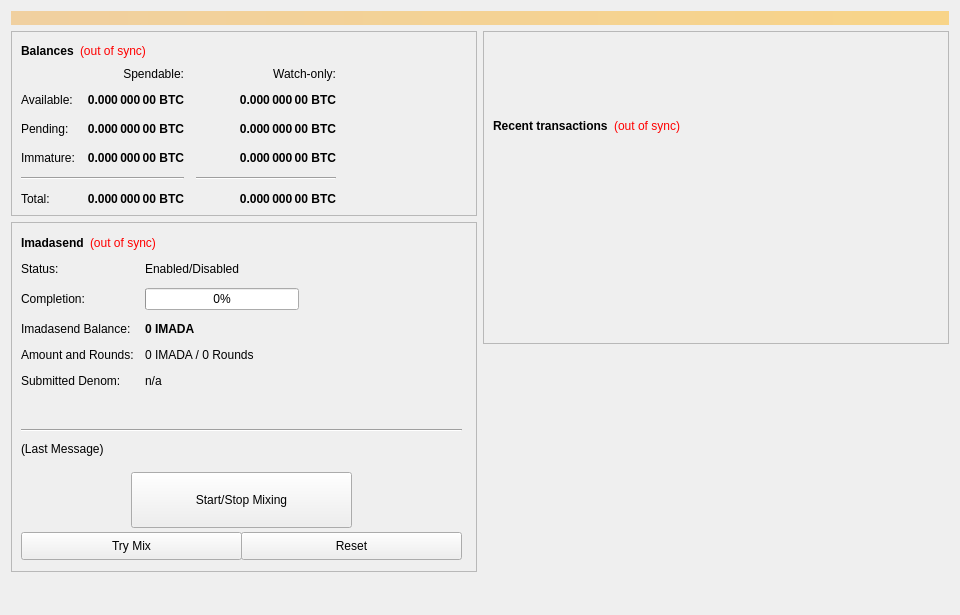
<?xml version="1.0" encoding="UTF-8"?>
<ui version="4.0">
 <class>SmartTokenConfig</class>
 <widget class="QWidget" name="SmartTokenConfig">
  <property name="geometry">
   <rect>
    <x>0</x>
    <y>0</y>
    <width>960</width>
    <height>615</height>
   </rect>
  </property>
  <property name="minimumSize">
   <size>
    <width>960</width>
    <height>0</height>
   </size>
  </property>
  <property name="windowTitle">
   <string>Form</string>
  </property>
  <layout class="QVBoxLayout" name="topLayout">
   <item>
    <widget class="QLabel" name="labelAlerts">
     <property name="visible">
      <bool>false</bool>
     </property>
     <property name="styleSheet">
      <string notr="true">background-color: qlineargradient(x1: 0, y1: 0, x2: 1, y2: 0, stop:0 #F0D0A0, stop:1 #F8D488); color:#000000;</string>
     </property>
     <property name="wordWrap">
      <bool>true</bool>
     </property>
     <property name="margin">
      <number>3</number>
     </property>
    </widget>
   </item>
   <item>
    <layout class="QHBoxLayout" name="horizontalLayout" stretch="1,1">
     <item>
      <layout class="QVBoxLayout" name="verticalLayout_2">
       <item>
        <widget class="QFrame" name="frame">
         <property name="frameShape">
          <enum>QFrame::StyledPanel</enum>
         </property>
         <property name="frameShadow">
          <enum>QFrame::Raised</enum>
         </property>
         <layout class="QVBoxLayout" name="verticalLayout_4">
          <item>
           <layout class="QHBoxLayout" name="horizontalLayout_4">
            <item>
             <widget class="QLabel" name="label_5">
              <property name="font">
               <font>
                <weight>75</weight>
                <bold>true</bold>
               </font>
              </property>
              <property name="text">
               <string>Balances</string>
              </property>
             </widget>
            </item>
            <item>
             <widget class="QLabel" name="labelWalletStatus">
              <property name="cursor">
               <cursorShape>WhatsThisCursor</cursorShape>
              </property>
              <property name="toolTip">
               <string>The displayed information may be out of date. Your wallet automatically synchronizes with the IMADA network after a connection is established, but this process has not completed yet.</string>
              </property>
              <property name="styleSheet">
               <string notr="true">QLabel { color: red; }</string>
              </property>
              <property name="text">
               <string notr="true">(out of sync)</string>
              </property>
              <property name="alignment">
               <set>Qt::AlignLeading|Qt::AlignLeft|Qt::AlignVCenter</set>
              </property>
             </widget>
            </item>
            <item>
             <spacer name="horizontalSpacer_3">
              <property name="orientation">
               <enum>Qt::Horizontal</enum>
              </property>
              <property name="sizeHint" stdset="0">
               <size>
                <width>40</width>
                <height>20</height>
               </size>
              </property>
             </spacer>
            </item>
           </layout>
          </item>
          <item>
           <layout class="QGridLayout" name="gridLayout">
            <property name="spacing">
             <number>12</number>
            </property>
            <item row="2" column="2">
             <widget class="QLabel" name="labelWatchPending">
              <property name="font">
               <font>
                <weight>75</weight>
                <bold>true</bold>
               </font>
              </property>
              <property name="cursor">
               <cursorShape>IBeamCursor</cursorShape>
              </property>
              <property name="toolTip">
               <string>Unconfirmed transactions to watch-only addresses</string>
              </property>
              <property name="text">
               <string notr="true">0.000 000 00 BTC</string>
              </property>
              <property name="alignment">
               <set>Qt::AlignRight|Qt::AlignTrailing|Qt::AlignVCenter</set>
              </property>
              <property name="textInteractionFlags">
               <set>Qt::LinksAccessibleByMouse|Qt::TextSelectableByKeyboard|Qt::TextSelectableByMouse</set>
              </property>
             </widget>
            </item>
            <item row="2" column="1">
             <widget class="QLabel" name="labelUnconfirmed">
              <property name="font">
               <font>
                <weight>75</weight>
                <bold>true</bold>
               </font>
              </property>
              <property name="cursor">
               <cursorShape>IBeamCursor</cursorShape>
              </property>
              <property name="toolTip">
               <string>Total of transactions that have yet to be confirmed, and do not yet count toward the spendable balance</string>
              </property>
              <property name="text">
               <string notr="true">0.000 000 00 BTC</string>
              </property>
              <property name="alignment">
               <set>Qt::AlignRight|Qt::AlignTrailing|Qt::AlignVCenter</set>
              </property>
              <property name="textInteractionFlags">
               <set>Qt::LinksAccessibleByMouse|Qt::TextSelectableByKeyboard|Qt::TextSelectableByMouse</set>
              </property>
             </widget>
            </item>
            <item row="3" column="2">
             <widget class="QLabel" name="labelWatchImmature">
              <property name="font">
               <font>
                <weight>75</weight>
                <bold>true</bold>
               </font>
              </property>
              <property name="cursor">
               <cursorShape>IBeamCursor</cursorShape>
              </property>
              <property name="toolTip">
               <string>Staked or masternode rewards in watch-only addresses that has not yet matured</string>
              </property>
              <property name="text">
               <string notr="true">0.000 000 00 BTC</string>
              </property>
              <property name="alignment">
               <set>Qt::AlignRight|Qt::AlignTrailing|Qt::AlignVCenter</set>
              </property>
              <property name="textInteractionFlags">
               <set>Qt::LinksAccessibleByMouse|Qt::TextSelectableByKeyboard|Qt::TextSelectableByMouse</set>
              </property>
             </widget>
            </item>
            <item row="4" column="0" colspan="2">
             <widget class="Line" name="lineSpendableBalance">
              <property name="orientation">
               <enum>Qt::Horizontal</enum>
              </property>
             </widget>
            </item>
            <item row="4" column="2">
             <widget class="Line" name="lineWatchBalance">
              <property name="sizePolicy">
               <sizepolicy hsizetype="Preferred" vsizetype="Fixed">
                <horstretch>0</horstretch>
                <verstretch>0</verstretch>
               </sizepolicy>
              </property>
              <property name="minimumSize">
               <size>
                <width>140</width>
                <height>0</height>
               </size>
              </property>
              <property name="orientation">
               <enum>Qt::Horizontal</enum>
              </property>
             </widget>
            </item>
            <item row="5" column="0">
             <widget class="QLabel" name="labelTotalText">
              <property name="text">
               <string>Total:</string>
              </property>
             </widget>
            </item>
            <item row="3" column="1">
             <widget class="QLabel" name="labelImmature">
              <property name="font">
               <font>
                <weight>75</weight>
                <bold>true</bold>
               </font>
              </property>
              <property name="cursor">
               <cursorShape>IBeamCursor</cursorShape>
              </property>
              <property name="toolTip">
               <string>Staked or masternode rewards that has not yet matured</string>
              </property>
              <property name="text">
               <string notr="true">0.000 000 00 BTC</string>
              </property>
              <property name="alignment">
               <set>Qt::AlignRight|Qt::AlignTrailing|Qt::AlignVCenter</set>
              </property>
              <property name="textInteractionFlags">
               <set>Qt::LinksAccessibleByMouse|Qt::TextSelectableByKeyboard|Qt::TextSelectableByMouse</set>
              </property>
             </widget>
            </item>
            <item row="2" column="3">
             <spacer name="horizontalSpacer_2">
              <property name="orientation">
               <enum>Qt::Horizontal</enum>
              </property>
              <property name="sizeHint" stdset="0">
               <size>
                <width>40</width>
                <height>20</height>
               </size>
              </property>
             </spacer>
            </item>
            <item row="3" column="0">
             <widget class="QLabel" name="labelImmatureText">
              <property name="text">
               <string>Immature:</string>
              </property>
             </widget>
            </item>
            <item row="5" column="1">
             <widget class="QLabel" name="labelTotal">
              <property name="font">
               <font>
                <weight>75</weight>
                <bold>true</bold>
               </font>
              </property>
              <property name="cursor">
               <cursorShape>IBeamCursor</cursorShape>
              </property>
              <property name="toolTip">
               <string>Your current total balance</string>
              </property>
              <property name="text">
               <string notr="true">0.000 000 00 BTC</string>
              </property>
              <property name="alignment">
               <set>Qt::AlignRight|Qt::AlignTrailing|Qt::AlignVCenter</set>
              </property>
              <property name="textInteractionFlags">
               <set>Qt::LinksAccessibleByMouse|Qt::TextSelectableByKeyboard|Qt::TextSelectableByMouse</set>
              </property>
             </widget>
            </item>
            <item row="5" column="2">
             <widget class="QLabel" name="labelWatchTotal">
              <property name="font">
               <font>
                <weight>75</weight>
                <bold>true</bold>
               </font>
              </property>
              <property name="cursor">
               <cursorShape>IBeamCursor</cursorShape>
              </property>
              <property name="toolTip">
               <string>Current total balance in watch-only addresses</string>
              </property>
              <property name="text">
               <string notr="true">0.000 000 00 BTC</string>
              </property>
              <property name="alignment">
               <set>Qt::AlignRight|Qt::AlignTrailing|Qt::AlignVCenter</set>
              </property>
              <property name="textInteractionFlags">
               <set>Qt::LinksAccessibleByMouse|Qt::TextSelectableByKeyboard|Qt::TextSelectableByMouse</set>
              </property>
             </widget>
            </item>
            <item row="0" column="2">
             <widget class="QLabel" name="labelWatchonly">
              <property name="text">
               <string>Watch-only:</string>
              </property>
              <property name="alignment">
               <set>Qt::AlignRight|Qt::AlignTrailing|Qt::AlignVCenter</set>
              </property>
             </widget>
            </item>
            <item row="1" column="0">
             <widget class="QLabel" name="labelBalanceText">
              <property name="text">
               <string>Available:</string>
              </property>
             </widget>
            </item>
            <item row="1" column="1">
             <widget class="QLabel" name="labelBalance">
              <property name="font">
               <font>
                <weight>75</weight>
                <bold>true</bold>
               </font>
              </property>
              <property name="cursor">
               <cursorShape>IBeamCursor</cursorShape>
              </property>
              <property name="toolTip">
               <string>Your current spendable balance</string>
              </property>
              <property name="text">
               <string notr="true">0.000 000 00 BTC</string>
              </property>
              <property name="alignment">
               <set>Qt::AlignRight|Qt::AlignTrailing|Qt::AlignVCenter</set>
              </property>
              <property name="textInteractionFlags">
               <set>Qt::LinksAccessibleByMouse|Qt::TextSelectableByKeyboard|Qt::TextSelectableByMouse</set>
              </property>
             </widget>
            </item>
            <item row="1" column="2">
             <widget class="QLabel" name="labelWatchAvailable">
              <property name="font">
               <font>
                <weight>75</weight>
                <bold>true</bold>
               </font>
              </property>
              <property name="cursor">
               <cursorShape>IBeamCursor</cursorShape>
              </property>
              <property name="toolTip">
               <string>Your current balance in watch-only addresses</string>
              </property>
              <property name="text">
               <string notr="true">0.000 000 00 BTC</string>
              </property>
              <property name="alignment">
               <set>Qt::AlignRight|Qt::AlignTrailing|Qt::AlignVCenter</set>
              </property>
              <property name="textInteractionFlags">
               <set>Qt::LinksAccessibleByMouse|Qt::TextSelectableByKeyboard|Qt::TextSelectableByMouse</set>
              </property>
             </widget>
            </item>
            <item row="2" column="0">
             <widget class="QLabel" name="labelPendingText">
              <property name="text">
               <string>Pending:</string>
              </property>
             </widget>
            </item>
            <item row="0" column="1">
             <widget class="QLabel" name="labelSpendable">
              <property name="text">
               <string>Spendable:</string>
              </property>
              <property name="alignment">
               <set>Qt::AlignRight|Qt::AlignTrailing|Qt::AlignVCenter</set>
              </property>
             </widget>
            </item>
           </layout>
          </item>
         </layout>
        </widget>
       </item>
       <item>
        <widget class="QFrame" name="frameObfuscation">
         <property name="minimumSize">
          <size>
           <width>0</width>
           <height>350</height>
          </size>
         </property>
         <property name="layoutDirection">
          <enum>Qt::LeftToRight</enum>
         </property>
         <property name="frameShape">
          <enum>QFrame::StyledPanel</enum>
         </property>
         <property name="frameShadow">
          <enum>QFrame::Raised</enum>
         </property>
         <widget class="QWidget" name="formLayoutWidget">
          <property name="geometry">
           <rect>
            <x>10</x>
            <y>40</y>
            <width>451</width>
            <height>161</height>
           </rect>
          </property>
          <layout class="QFormLayout" name="formLayout">
           <property name="fieldGrowthPolicy">
            <enum>QFormLayout::AllNonFixedFieldsGrow</enum>
           </property>
           <property name="horizontalSpacing">
            <number>11</number>
           </property>
           <property name="verticalSpacing">
            <number>12</number>
           </property>
           <item row="0" column="0">
            <widget class="QLabel" name="label_6">
             <property name="text">
              <string>Status:</string>
             </property>
            </widget>
           </item>
           <item row="1" column="0">
            <widget class="QLabel" name="label_7">
             <property name="text">
              <string>Completion:</string>
             </property>
            </widget>
           </item>
           <item row="1" column="1">
            <widget class="QProgressBar" name="obfuscationProgress">
             <property name="maximumSize">
              <size>
               <width>154</width>
               <height>16777215</height>
              </size>
             </property>
             <property name="value">
              <number>0</number>
             </property>
            </widget>
           </item>
           <item row="2" column="0">
            <widget class="QLabel" name="labelAnonymizedText">
             <property name="text">
              <string>Imadasend Balance:</string>
             </property>
            </widget>
           </item>
           <item row="2" column="1">
            <widget class="QLabel" name="labelAnonymized">
             <property name="font">
              <font>
               <weight>75</weight>
               <bold>true</bold>
              </font>
             </property>
             <property name="text">
              <string notr="true">0 IMADA</string>
             </property>
            </widget>
           </item>
           <item row="3" column="0">
            <widget class="QLabel" name="label_8">
             <property name="text">
              <string>Amount and Rounds:</string>
             </property>
            </widget>
           </item>
           <item row="3" column="1">
            <widget class="QLabel" name="labelAmountRounds">
             <property name="text">
              <string>0 IMADA / 0 Rounds</string>
             </property>
            </widget>
           </item>
           <item row="4" column="0">
            <widget class="QLabel" name="label_9">
             <property name="text">
              <string>Submitted Denom:</string>
             </property>
            </widget>
           </item>
           <item row="4" column="1">
            <widget class="QLabel" name="labelSubmittedDenom">
             <property name="toolTip">
              <string>The denominations you submitted to the Masternode.&lt;br&gt;To mix, other users must submit the exact same denominations.</string>
             </property>
             <property name="text">
              <string>n/a</string>
             </property>
            </widget>
           </item>
           <item row="0" column="1">
            <widget class="QLabel" name="ImadasendEnabled">
             <property name="text">
              <string>Enabled/Disabled</string>
             </property>
            </widget>
           </item>
          </layout>
         </widget>
         <widget class="QPushButton" name="runAutoDenom">
          <property name="geometry">
           <rect>
            <x>251</x>
            <y>17</y>
            <width>1</width>
            <height>1</height>
           </rect>
          </property>
          <property name="palette">
           <palette>
            <active>
             <colorrole role="WindowText">
              <brush brushstyle="SolidPattern">
               <color alpha="255">
                <red>0</red>
                <green>0</green>
                <blue>0</blue>
               </color>
              </brush>
             </colorrole>
             <colorrole role="Button">
              <brush brushstyle="SolidPattern">
               <color alpha="255">
                <red>239</red>
                <green>238</green>
                <blue>238</blue>
               </color>
              </brush>
             </colorrole>
             <colorrole role="Light">
              <brush brushstyle="SolidPattern">
               <color alpha="255">
                <red>255</red>
                <green>255</green>
                <blue>255</blue>
               </color>
              </brush>
             </colorrole>
             <colorrole role="Midlight">
              <brush brushstyle="SolidPattern">
               <color alpha="255">
                <red>247</red>
                <green>246</green>
                <blue>246</blue>
               </color>
              </brush>
             </colorrole>
             <colorrole role="Dark">
              <brush brushstyle="SolidPattern">
               <color alpha="255">
                <red>119</red>
                <green>119</green>
                <blue>119</blue>
               </color>
              </brush>
             </colorrole>
             <colorrole role="Mid">
              <brush brushstyle="SolidPattern">
               <color alpha="255">
                <red>159</red>
                <green>159</green>
                <blue>159</blue>
               </color>
              </brush>
             </colorrole>
             <colorrole role="Text">
              <brush brushstyle="SolidPattern">
               <color alpha="255">
                <red>0</red>
                <green>0</green>
                <blue>0</blue>
               </color>
              </brush>
             </colorrole>
             <colorrole role="BrightText">
              <brush brushstyle="SolidPattern">
               <color alpha="255">
                <red>255</red>
                <green>255</green>
                <blue>255</blue>
               </color>
              </brush>
             </colorrole>
             <colorrole role="ButtonText">
              <brush brushstyle="SolidPattern">
               <color alpha="255">
                <red>0</red>
                <green>0</green>
                <blue>0</blue>
               </color>
              </brush>
             </colorrole>
             <colorrole role="Base">
              <brush brushstyle="SolidPattern">
               <color alpha="255">
                <red>255</red>
                <green>255</green>
                <blue>255</blue>
               </color>
              </brush>
             </colorrole>
             <colorrole role="Window">
              <brush brushstyle="SolidPattern">
               <color alpha="255">
                <red>239</red>
                <green>238</green>
                <blue>238</blue>
               </color>
              </brush>
             </colorrole>
             <colorrole role="Shadow">
              <brush brushstyle="SolidPattern">
               <color alpha="255">
                <red>0</red>
                <green>0</green>
                <blue>0</blue>
               </color>
              </brush>
             </colorrole>
             <colorrole role="AlternateBase">
              <brush brushstyle="SolidPattern">
               <color alpha="255">
                <red>247</red>
                <green>246</green>
                <blue>246</blue>
               </color>
              </brush>
             </colorrole>
             <colorrole role="ToolTipBase">
              <brush brushstyle="SolidPattern">
               <color alpha="255">
                <red>255</red>
                <green>255</green>
                <blue>220</blue>
               </color>
              </brush>
             </colorrole>
             <colorrole role="ToolTipText">
              <brush brushstyle="SolidPattern">
               <color alpha="255">
                <red>0</red>
                <green>0</green>
                <blue>0</blue>
               </color>
              </brush>
             </colorrole>
            </active>
            <inactive>
             <colorrole role="WindowText">
              <brush brushstyle="SolidPattern">
               <color alpha="255">
                <red>0</red>
                <green>0</green>
                <blue>0</blue>
               </color>
              </brush>
             </colorrole>
             <colorrole role="Button">
              <brush brushstyle="SolidPattern">
               <color alpha="255">
                <red>239</red>
                <green>238</green>
                <blue>238</blue>
               </color>
              </brush>
             </colorrole>
             <colorrole role="Light">
              <brush brushstyle="SolidPattern">
               <color alpha="255">
                <red>255</red>
                <green>255</green>
                <blue>255</blue>
               </color>
              </brush>
             </colorrole>
             <colorrole role="Midlight">
              <brush brushstyle="SolidPattern">
               <color alpha="255">
                <red>247</red>
                <green>246</green>
                <blue>246</blue>
               </color>
              </brush>
             </colorrole>
             <colorrole role="Dark">
              <brush brushstyle="SolidPattern">
               <color alpha="255">
                <red>119</red>
                <green>119</green>
                <blue>119</blue>
               </color>
              </brush>
             </colorrole>
             <colorrole role="Mid">
              <brush brushstyle="SolidPattern">
               <color alpha="255">
                <red>159</red>
                <green>159</green>
                <blue>159</blue>
               </color>
              </brush>
             </colorrole>
             <colorrole role="Text">
              <brush brushstyle="SolidPattern">
               <color alpha="255">
                <red>0</red>
                <green>0</green>
                <blue>0</blue>
               </color>
              </brush>
             </colorrole>
             <colorrole role="BrightText">
              <brush brushstyle="SolidPattern">
               <color alpha="255">
                <red>255</red>
                <green>255</green>
                <blue>255</blue>
               </color>
              </brush>
             </colorrole>
             <colorrole role="ButtonText">
              <brush brushstyle="SolidPattern">
               <color alpha="255">
                <red>0</red>
                <green>0</green>
                <blue>0</blue>
               </color>
              </brush>
             </colorrole>
             <colorrole role="Base">
              <brush brushstyle="SolidPattern">
               <color alpha="255">
                <red>255</red>
                <green>255</green>
                <blue>255</blue>
               </color>
              </brush>
             </colorrole>
             <colorrole role="Window">
              <brush brushstyle="SolidPattern">
               <color alpha="255">
                <red>239</red>
                <green>238</green>
                <blue>238</blue>
               </color>
              </brush>
             </colorrole>
             <colorrole role="Shadow">
              <brush brushstyle="SolidPattern">
               <color alpha="255">
                <red>0</red>
                <green>0</green>
                <blue>0</blue>
               </color>
              </brush>
             </colorrole>
             <colorrole role="AlternateBase">
              <brush brushstyle="SolidPattern">
               <color alpha="255">
                <red>247</red>
                <green>246</green>
                <blue>246</blue>
               </color>
              </brush>
             </colorrole>
             <colorrole role="ToolTipBase">
              <brush brushstyle="SolidPattern">
               <color alpha="255">
                <red>255</red>
                <green>255</green>
                <blue>220</blue>
               </color>
              </brush>
             </colorrole>
             <colorrole role="ToolTipText">
              <brush brushstyle="SolidPattern">
               <color alpha="255">
                <red>0</red>
                <green>0</green>
                <blue>0</blue>
               </color>
              </brush>
             </colorrole>
            </inactive>
            <disabled>
             <colorrole role="WindowText">
              <brush brushstyle="SolidPattern">
               <color alpha="255">
                <red>119</red>
                <green>119</green>
                <blue>119</blue>
               </color>
              </brush>
             </colorrole>
             <colorrole role="Button">
              <brush brushstyle="SolidPattern">
               <color alpha="255">
                <red>239</red>
                <green>238</green>
                <blue>238</blue>
               </color>
              </brush>
             </colorrole>
             <colorrole role="Light">
              <brush brushstyle="SolidPattern">
               <color alpha="255">
                <red>255</red>
                <green>255</green>
                <blue>255</blue>
               </color>
              </brush>
             </colorrole>
             <colorrole role="Midlight">
              <brush brushstyle="SolidPattern">
               <color alpha="255">
                <red>247</red>
                <green>246</green>
                <blue>246</blue>
               </color>
              </brush>
             </colorrole>
             <colorrole role="Dark">
              <brush brushstyle="SolidPattern">
               <color alpha="255">
                <red>119</red>
                <green>119</green>
                <blue>119</blue>
               </color>
              </brush>
             </colorrole>
             <colorrole role="Mid">
              <brush brushstyle="SolidPattern">
               <color alpha="255">
                <red>159</red>
                <green>159</green>
                <blue>159</blue>
               </color>
              </brush>
             </colorrole>
             <colorrole role="Text">
              <brush brushstyle="SolidPattern">
               <color alpha="255">
                <red>119</red>
                <green>119</green>
                <blue>119</blue>
               </color>
              </brush>
             </colorrole>
             <colorrole role="BrightText">
              <brush brushstyle="SolidPattern">
               <color alpha="255">
                <red>255</red>
                <green>255</green>
                <blue>255</blue>
               </color>
              </brush>
             </colorrole>
             <colorrole role="ButtonText">
              <brush brushstyle="SolidPattern">
               <color alpha="255">
                <red>119</red>
                <green>119</green>
                <blue>119</blue>
               </color>
              </brush>
             </colorrole>
             <colorrole role="Base">
              <brush brushstyle="SolidPattern">
               <color alpha="255">
                <red>239</red>
                <green>238</green>
                <blue>238</blue>
               </color>
              </brush>
             </colorrole>
             <colorrole role="Window">
              <brush brushstyle="SolidPattern">
               <color alpha="255">
                <red>239</red>
                <green>238</green>
                <blue>238</blue>
               </color>
              </brush>
             </colorrole>
             <colorrole role="Shadow">
              <brush brushstyle="SolidPattern">
               <color alpha="255">
                <red>0</red>
                <green>0</green>
                <blue>0</blue>
               </color>
              </brush>
             </colorrole>
             <colorrole role="AlternateBase">
              <brush brushstyle="SolidPattern">
               <color alpha="255">
                <red>239</red>
                <green>238</green>
                <blue>238</blue>
               </color>
              </brush>
             </colorrole>
             <colorrole role="ToolTipBase">
              <brush brushstyle="SolidPattern">
               <color alpha="255">
                <red>255</red>
                <green>255</green>
                <blue>220</blue>
               </color>
              </brush>
             </colorrole>
             <colorrole role="ToolTipText">
              <brush brushstyle="SolidPattern">
               <color alpha="255">
                <red>0</red>
                <green>0</green>
                <blue>0</blue>
               </color>
              </brush>
             </colorrole>
            </disabled>
           </palette>
          </property>
          <property name="focusPolicy">
           <enum>Qt::NoFocus</enum>
          </property>
          <property name="autoFillBackground">
           <bool>true</bool>
          </property>
          <property name="text">
           <string/>
          </property>
          <property name="flat">
           <bool>true</bool>
          </property>
         </widget>
         <widget class="QPushButton" name="toggleObfuscation">
          <property name="geometry">
           <rect>
            <x>120</x>
            <y>250</y>
            <width>221</width>
            <height>56</height>
           </rect>
          </property>
          <property name="sizePolicy">
           <sizepolicy hsizetype="MinimumExpanding" vsizetype="Fixed">
            <horstretch>0</horstretch>
            <verstretch>0</verstretch>
           </sizepolicy>
          </property>
          <property name="text">
           <string>Start/Stop Mixing</string>
          </property>
         </widget>
         <widget class="Line" name="lineLastMessage">
          <property name="geometry">
           <rect>
            <x>10</x>
            <y>200</y>
            <width>441</width>
            <height>16</height>
           </rect>
          </property>
          <property name="orientation">
           <enum>Qt::Horizontal</enum>
          </property>
         </widget>
         <widget class="QLabel" name="ImadasendStatus">
          <property name="geometry">
           <rect>
            <x>10</x>
            <y>220</y>
            <width>451</width>
            <height>61</height>
           </rect>
          </property>
          <property name="minimumSize">
           <size>
            <width>288</width>
            <height>43</height>
           </size>
          </property>
          <property name="text">
           <string>(Last Message)</string>
          </property>
          <property name="alignment">
           <set>Qt::AlignLeading|Qt::AlignLeft|Qt::AlignTop</set>
          </property>
          <property name="wordWrap">
           <bool>true</bool>
          </property>
         </widget>
         <widget class="QPushButton" name="obfuscationAuto">
          <property name="geometry">
           <rect>
            <x>10</x>
            <y>310</y>
            <width>221</width>
            <height>28</height>
           </rect>
          </property>
          <property name="sizePolicy">
           <sizepolicy hsizetype="MinimumExpanding" vsizetype="Fixed">
            <horstretch>0</horstretch>
            <verstretch>0</verstretch>
           </sizepolicy>
          </property>
          <property name="toolTip">
           <string>Try to manually submit a Imadasend request.</string>
          </property>
          <property name="text">
           <string>Try Mix</string>
          </property>
         </widget>
         <widget class="QPushButton" name="obfuscationReset">
          <property name="geometry">
           <rect>
            <x>230</x>
            <y>310</y>
            <width>221</width>
            <height>28</height>
           </rect>
          </property>
          <property name="sizePolicy">
           <sizepolicy hsizetype="MinimumExpanding" vsizetype="Fixed">
            <horstretch>0</horstretch>
            <verstretch>0</verstretch>
           </sizepolicy>
          </property>
          <property name="toolTip">
           <string>Reset the current status of Imadasend (can interrupt Imadasend if it's in the process of Mixing, which can cost you money!)</string>
          </property>
          <property name="autoFillBackground">
           <bool>false</bool>
          </property>
          <property name="text">
           <string>Reset</string>
          </property>
         </widget>
         <widget class="QWidget" name="layoutWidget">
          <property name="geometry">
           <rect>
            <x>10</x>
            <y>10</y>
            <width>431</width>
            <height>22</height>
           </rect>
          </property>
          <layout class="QHBoxLayout" name="horizontalLayout_5">
           <item>
            <widget class="QLabel" name="label_2">
             <property name="font">
              <font>
               <weight>75</weight>
               <bold>true</bold>
              </font>
             </property>
             <property name="text">
              <string>Imadasend</string>
             </property>
            </widget>
           </item>
           <item>
            <widget class="QLabel" name="labelObfuscationSyncStatus">
             <property name="toolTip">
              <string>The displayed information may be out of date. Your wallet automatically synchronizes with the IMADA network after a connection is established, but this process has not completed yet.</string>
             </property>
             <property name="styleSheet">
              <string notr="true">QLabel { color: red; }</string>
             </property>
             <property name="text">
              <string notr="true">(out of sync)</string>
             </property>
             <property name="alignment">
              <set>Qt::AlignLeading|Qt::AlignLeft|Qt::AlignVCenter</set>
             </property>
            </widget>
           </item>
           <item>
            <spacer name="horizontalSpacer_4">
             <property name="orientation">
              <enum>Qt::Horizontal</enum>
             </property>
             <property name="sizeHint" stdset="0">
              <size>
               <width>40</width>
               <height>20</height>
              </size>
             </property>
            </spacer>
           </item>
          </layout>
         </widget>
        </widget>
       </item>
       <item>
        <spacer name="verticalSpacer">
         <property name="orientation">
          <enum>Qt::Vertical</enum>
         </property>
         <property name="sizeHint" stdset="0">
          <size>
           <width>20</width>
           <height>40</height>
          </size>
         </property>
        </spacer>
       </item>
      </layout>
     </item>
     <item>
      <layout class="QVBoxLayout" name="verticalLayout_3">
       <item>
        <widget class="QFrame" name="frame_2">
         <property name="frameShape">
          <enum>QFrame::StyledPanel</enum>
         </property>
         <property name="frameShadow">
          <enum>QFrame::Raised</enum>
         </property>
         <layout class="QVBoxLayout" name="verticalLayout">
          <item>
           <spacer name="verticalSpacer_3">
            <property name="orientation">
             <enum>Qt::Vertical</enum>
            </property>
            <property name="sizeType">
             <enum>QSizePolicy::Fixed</enum>
            </property>
            <property name="sizeHint" stdset="0">
             <size>
              <width>20</width>
              <height>75</height>
             </size>
            </property>
           </spacer>
          </item>
          <item>
           <layout class="QHBoxLayout" name="horizontalLayout_2">
            <item>
             <widget class="QLabel" name="label_4">
              <property name="font">
               <font>
                <weight>75</weight>
                <bold>true</bold>
               </font>
              </property>
              <property name="text">
               <string>Recent transactions</string>
              </property>
             </widget>
            </item>
            <item>
             <widget class="QLabel" name="labelTransactionsStatus">
              <property name="cursor">
               <cursorShape>WhatsThisCursor</cursorShape>
              </property>
              <property name="toolTip">
               <string>The displayed information may be out of date. Your wallet automatically synchronizes with the IMADA network after a connection is established, but this process has not completed yet.</string>
              </property>
              <property name="styleSheet">
               <string notr="true">QLabel { color: red; }</string>
              </property>
              <property name="text">
               <string notr="true">(out of sync)</string>
              </property>
              <property name="alignment">
               <set>Qt::AlignRight|Qt::AlignTrailing|Qt::AlignVCenter</set>
              </property>
             </widget>
            </item>
            <item>
             <spacer name="horizontalSpacer">
              <property name="orientation">
               <enum>Qt::Horizontal</enum>
              </property>
              <property name="sizeHint" stdset="0">
               <size>
                <width>40</width>
                <height>20</height>
               </size>
              </property>
             </spacer>
            </item>
           </layout>
          </item>
          <item>
           <widget class="QListView" name="listTransactions">
            <property name="styleSheet">
             <string notr="true">QListView { background: transparent; }</string>
            </property>
            <property name="frameShape">
             <enum>QFrame::NoFrame</enum>
            </property>
            <property name="verticalScrollBarPolicy">
             <enum>Qt::ScrollBarAlwaysOff</enum>
            </property>
            <property name="horizontalScrollBarPolicy">
             <enum>Qt::ScrollBarAlwaysOff</enum>
            </property>
            <property name="selectionMode">
             <enum>QAbstractItemView::NoSelection</enum>
            </property>
           </widget>
          </item>
         </layout>
        </widget>
       </item>
       <item>
        <spacer name="verticalSpacer_2">
         <property name="orientation">
          <enum>Qt::Vertical</enum>
         </property>
         <property name="sizeType">
          <enum>QSizePolicy::Expanding</enum>
         </property>
         <property name="sizeHint" stdset="0">
          <size>
           <width>20</width>
           <height>40</height>
          </size>
         </property>
        </spacer>
       </item>
      </layout>
     </item>
    </layout>
   </item>
  </layout>
 </widget>
 <resources/>
 <connections/>
</ui>
